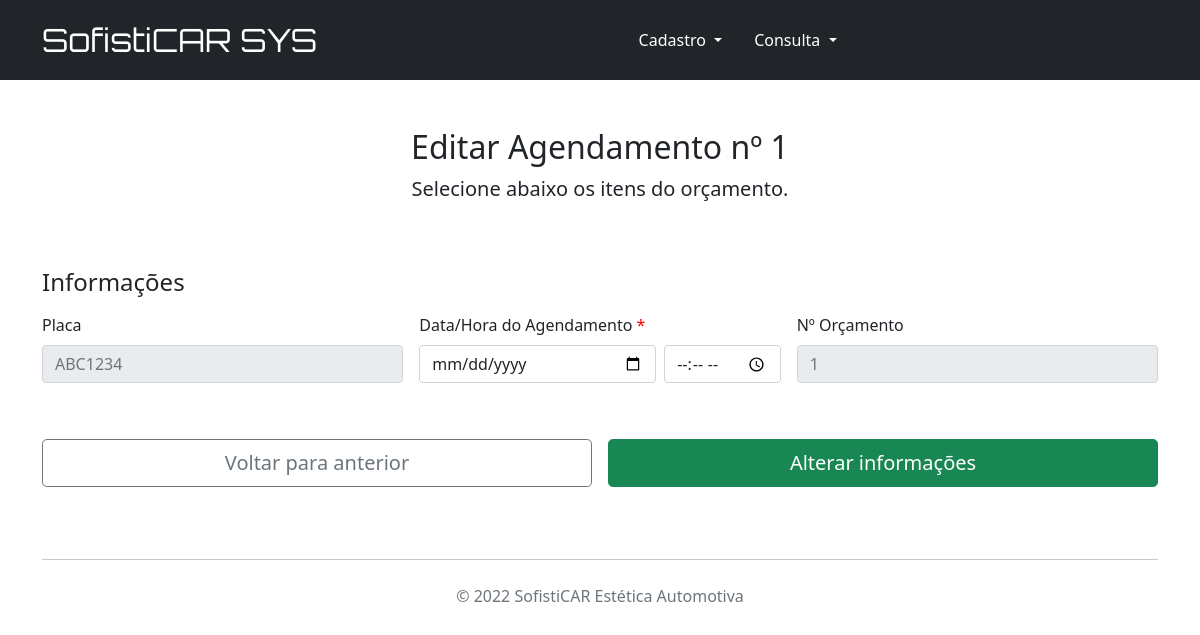
Page /editar_agendamento/1 on the committed database.
### cadastro_clientes.py (models this page shows, shortened)
class Agendamento(db.Model):
    __tablename__ = "agendamento"
    id = db.Column(db.Integer, primary_key=True, autoincrement=True)
    data_atual = db.Column(db.DateTime, default=datetime.now)
    data_agendamento = db.Column(db.DateTime, default=None)
    veiculo_id = db.Column(
        db.Integer, db.ForeignKey('veiculos.ID'))
    veiculo = relationship('Veiculo')
    orcamento_id = db.Column(
        db.Integer, db.ForeignKey('orcamento.id'))
    orcamento = relationship('Orcamento')

class Veiculo(db.Model):
    __tablename__ = 'veiculos'
    id = db.Column('ID', db.Integer, primary_key=True, autoincrement=True)
    marca = db.Column('Marca', db.String(150), nullable=False)
    modelo = db.Column('Modelo', db.String(150), nullable=False)
    cor = db.Column('Cor', db.String(150), nullable=False)
    placa = db.Column('Placa', db.String(150), nullable=False)
    cliente_id = db.Column(db.Integer, db.ForeignKey('clientes.ID'))
    cliente = relationship('Cliente')
    orcamentos = relationship(Orcamento, backref="veiculos")
    agendamento = relationship(Agendamento, backref='veiculos')

class Orcamento(db.Model):
    __tablename__ = "orcamento"
    id = db.Column(db.Integer, primary_key=True, autoincrement=True)
    data = db.Column(db.DateTime, default=datetime.now)
    status = db.Column(db.JSON, nullable=False)
    veiculo_id = db.Column(db.Integer, db.ForeignKey('veiculos.ID'))
    veiculo = relationship('Veiculo', backref="orcamento")
    servico_id = db.Column(db.JSON, db.ForeignKey('servicos.ID'))
    servico = relationship('Servico')
    produto_id = db.Column(db.JSON, db.ForeignKey('produtos.ID'))
    produto = relationship('Produto')
    agendamento = relationship('Agendamento')
    ordemServico = relationship('OrdemServico')

### cadastro_clientes.py (the view, shortened to what this page needs)
@app.route('/editar_agendamento/<int:id>', methods=['GET', 'POST'])
def edita_agendamento(id):
    agendamento = Agendamento.query.get(id)
    veiculo = Veiculo.query.get(agendamento.veiculo_id)
    orcamento = Orcamento.query.get(agendamento.orcamento_id)
    cliente = Cliente.query.get(veiculo.cliente_id)
    return render_template('editar_agendamento.html', cliente=cliente, agendamento=agendamento, veiculo=veiculo, orcamento=orcamento)

### templates/editar_agendamento.html (shortened to what this page needs)
{% extends "base.html" %}
{% block conteudo %}
<main class="container">
    <div class="py-5 text-center">
        <h2>Editar Agendamento nº {{ agendamento.id }}</h2>
        <p class="lead">Selecione abaixo os itens do orçamento.</p>
    </div>
    <div class="row g-5">
        <div class="col-md-12 col-lg-12">
            <form action="/editar_agendamento/{{ agendamento.id }}" method="POST">
                <h4 class="mb-3">Informações</h4>
                <div class="row g-3 d-flex">
                    <div class="col-sm-12 col-md-4">
                        <label for="placa_veiculo" class="form-label">Placa</label>
                        <input type="text" class="form-control" id="placa_veiculo" name="placa_veiculo" placeholder="{{veiculo.placa}}" disabled>
                    </div>
                    <div class="col-sm-12 col-md-4">
                        <label for="data_agendamento" class="form-label">Data/Hora do Agendamento<span style="color:red">&nbsp;*</span></label></br>
                        <div class="col-12 d-flex">
                            <div class="col-8 pe-1">
                                <input type="date" class="form-control" id="data_agendamento" name="data_agendamento" required>
                            </div>
                            <div class="col-4 ps-1">
                                <input type="time" class="form-control" id="hora_agendamento" name="hora_agendamento" required>
                            </div>
                        </div>
                    </div>
                    <div class="col-sm-12 col-md-4">
                        <label for="id_orcamento" class="form-label">Nº Orçamento</label>
                        <input type="text" class="form-control" id="id_orcamento" name="id_orcamento" placeholder="{{orcamento.id}}" disabled>
                    </div>
                </div>
                <div class="row g-3">
                    <div class="col-md-12 col-lg-6 p-2">
                        <a class="w-100 btn btn-outline-secondary btn-lg" href="javascript:history.back()">Voltar para anterior</a>
                    </div>
                    <div class="col-md-12 col-lg-6 p-2">
                        <button type="button" class="w-100 btn btn-success btn-lg" data-bs-toggle="modal" data-bs-target="#exampleModal{{agendamento.id}}">
                            Alterar informações
                        </button>
                    </div>
                </div>
            </form>
        </div>
    </div>
</main>
{% endblock %}

### rows in the picture
Agendamento: id "1"
Veiculo: placa_veiculo "ABC1234"
Orcamento: id_orcamento "1"
